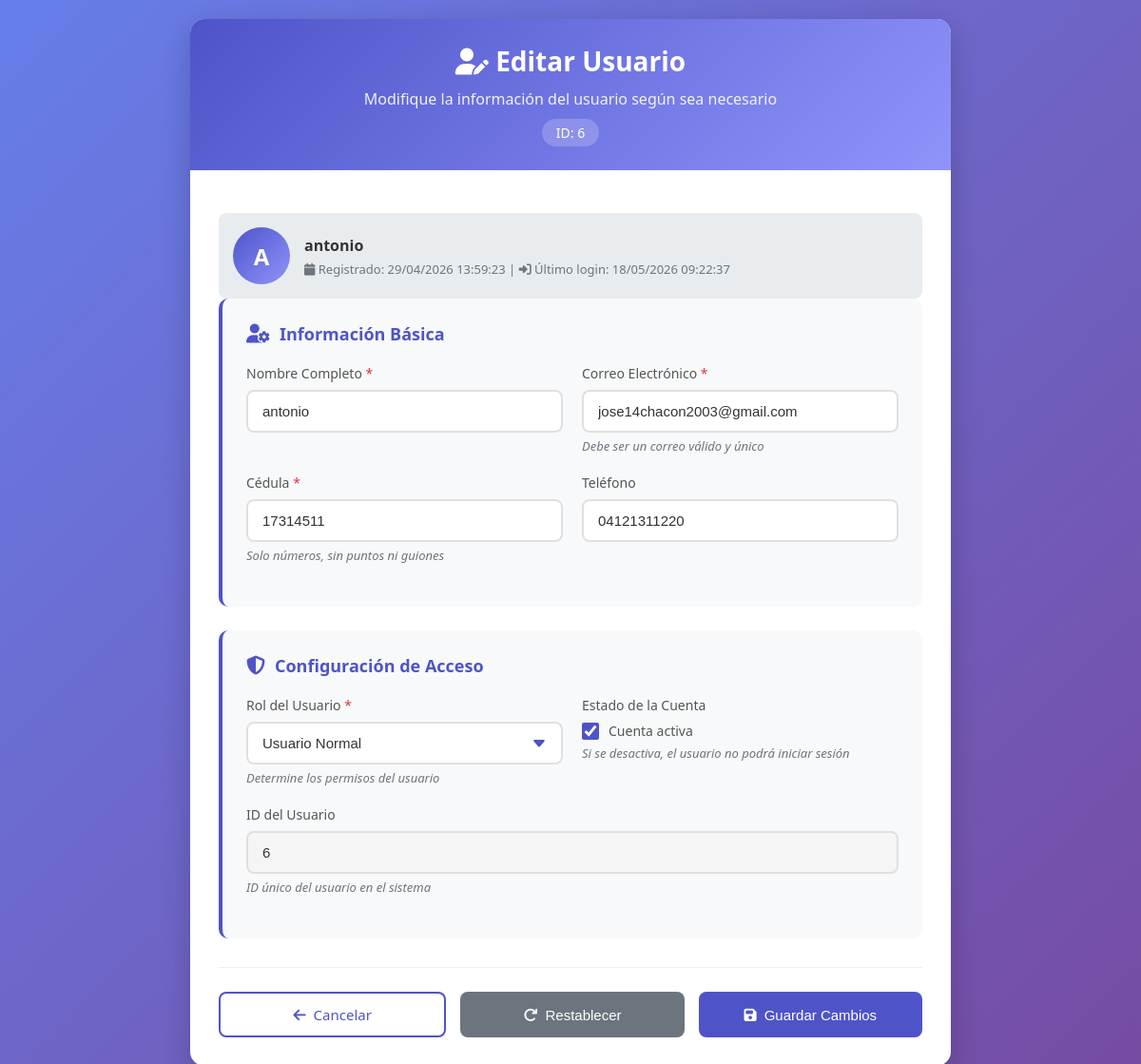
/admin/editar_usuario.php?id=6 (signed in), run on the app's committed database.
### tables this page shows
CREATE TABLE `users` (
  `id` int NOT NULL AUTO_INCREMENT,
  `nombre` varchar(100) NOT NULL,
  `correo` varchar(100) NOT NULL,
  `password` varchar(255) NOT NULL,
  `direccion` varchar(255) DEFAULT NULL,
  `estado` varchar(20) DEFAULT 'activo',
  `cedula` varchar(20) DEFAULT NULL,
  `telefono` varchar(20) DEFAULT NULL,
  `foto_perfil` varchar(255) DEFAULT NULL,
  `rol` varchar(20) DEFAULT 'usuario',
  `is_active` tinyint(1) DEFAULT '1',
  `email_verified` tinyint(1) DEFAULT '0',
  `verification_token` varchar(255) DEFAULT NULL,
  `last_login` datetime DEFAULT NULL,
  `created_at` timestamp NULL DEFAULT CURRENT_TIMESTAMP,
  PRIMARY KEY (`id`),
  UNIQUE KEY `correo` (`correo`),
  UNIQUE KEY `cedula` (`cedula`),
  KEY `idx_users_estado` (`estado`),
  KEY `idx_users_correo` (`correo`)
);

### admin/editar_usuario.php (the view, shortened to what this page needs)
<?php
$id = isset($_GET['id']) ? intval($_GET['id']) : 0;
try {
    $pdo = conectarDB();
    $sql = "SELECT
                id,
                nombre,
                correo,
                telefono,
                rol,
                cedula,
                is_active,
                DATE_FORMAT(created_at, '%d/%m/%Y %H:%i:%s') as fecha_registro,
                DATE_FORMAT(last_login, '%d/%m/%Y %H:%i:%s') as ultimo_login
            FROM users
            WHERE id = ?";
    $stmt = $pdo->prepare($sql);
    $stmt->execute([$id]);
    $user = $stmt->fetch(PDO::FETCH_ASSOC);
} catch (Exception $e) {
    echo "<div class='alert alert-danger'>Error al obtener detalles</div>";
    exit();
}
?>
<!DOCTYPE html>
<html lang="es">
<head>
    <link rel="stylesheet" href="https://cdnjs.cloudflare.com/ajax/libs/font-awesome/6.4.0/css/all.min.css">
</head>
<body>
    <div class="container">
        <div class="header">
            <h1><i class="fas fa-user-edit"></i> Editar Usuario</h1>
            <div class="subtitle">Modifique la información del usuario según sea necesario</div>
            <div class="user-id">ID: <?php echo $user['id']; ?></div>
        </div>
        <div class="content">
            <div class="user-info">
                <div class="user-avatar">
                    <?php echo strtoupper(substr($user['nombre'], 0, 1)); ?>
                </div>
                <div class="user-details">
                    <div class="user-name"><?php echo htmlspecialchars($user['nombre']); ?></div>
                    <div class="user-meta">
                        <i class="fas fa-calendar"></i> Registrado: <?php echo $user['fecha_registro']; ?>
                        <?php if ($user['ultimo_login']): ?>
                            | <i class="fas fa-sign-in-alt"></i> Último login: <?php echo $user['ultimo_login']; ?>
                        <?php endif; ?>
                    </div>
                </div>
            </div>
            <form method="POST" action="">
                <div class="form-section">
                    <div class="section-title">
                        <i class="fas fa-user-cog"></i>
                        Información Básica
                    </div>
                    <div class="form-grid">
                        <div class="form-group">
                            <label for="nombre">Nombre Completo <span style="color: #dc3545;">*</span></label>
                            <input type="text" id="nombre" name="nombre" class="form-control"
                                   value="<?php echo htmlspecialchars($user['nombre']); ?>"
                                   required>
                        </div>
                        <div class="form-group">
                            <label for="correo">Correo Electrónico <span style="color: #dc3545;">*</span></label>
                            <input type="email" id="correo" name="correo" class="form-control"
                                   value="<?php echo htmlspecialchars($user['correo']); ?>"
                                   required>
                            <div class="form-info">Debe ser un correo válido y único</div>
                        </div>
                    </div>
                    <div class="form-grid">
                        <div class="form-group">
                            <label for="cedula">Cédula <span style="color: #dc3545;">*</span></label>
                            <input type="text" id="cedula" name="cedula" class="form-control"
                                   value="<?php echo htmlspecialchars($user['cedula']); ?>"
                                   required pattern="[0-9]{6,10}"
                                   title="Solo números, entre 6 y 10 dígitos">
                            <div class="form-info">Solo números, sin puntos ni guiones</div>
                        </div>
                        <div class="form-group">
                            <label for="telefono">Teléfono</label>
                            <input type="tel" id="telefono" name="telefono" class="form-control"
                                   value="<?php echo htmlspecialchars($user['telefono']); ?>">
                        </div>
                    </div>
                </div>
                <div class="form-section">
                    <div class="section-title">
                        <i class="fas fa-shield-alt"></i>
                        Configuración de Acceso
                    </div>
                    <div class="form-grid">
                        <div class="form-group">
                            <label for="rol">Rol del Usuario <span style="color: #dc3545;">*</span></label>
                            <select id="rol" name="rol" class="form-control" required>
                                <option value="usuario" <?php echo $user['rol'] === 'usuario' ? 'selected' : ''; ?>>Usuario Normal</option>
                            </select>
                            <div class="form-info">Determine los permisos del usuario</div>
                        </div>
                        <div class="form-group">
                            <label>Estado de la Cuenta</label>
                            <div class="checkbox-group">
                                <input type="checkbox" id="is_active" name="is_active"
                                       value="1" <?php echo $user['is_active'] ? 'checked' : ''; ?>>
                                <label for="is_active">Cuenta activa</label>
                            </div>
                            <div class="form-info">Si se desactiva, el usuario no podrá iniciar sesión</div>
                        </div>
                    </div>
                    <div class="form-group">
                        <label for="user_id">ID del Usuario</label>
                        <input type="text" id="user_id" class="form-control readonly-field"
                               value="<?php echo $user['id']; ?>" readonly>
                        <div class="form-info">ID único del usuario en el sistema</div>
                    </div>
                </div>
                <div class="actions">
                    <a href="/proyecto/panel_admin/panel_admin.html?id=<?php echo $user['id']; ?>" class="btn btn-back">
                        <i class="fas fa-arrow-left"></i> Cancelar
                    </a>
                    <button type="reset" class="btn btn-secondary">
                        <i class="fas fa-redo"></i> Restablecer
                    </button>
                    <button type="submit" class="btn btn-primary">
                        <i class="fas fa-save"></i> Guardar Cambios
                    </button>
                </div>
            </form>
        </div>
    </div>
</body>
</html>

### admin/editar_usuario.php (style rules this page uses)
* { margin: 0; padding: 0; box-sizing: border-box; }
body { font-family: 'Segoe UI', Tahoma, Geneva, Verdana, sans-serif; background: linear-gradient(135deg, #667eea 0%, #764ba2 100%); min-height: 100vh; padding: 20px; color: #333; }
.container { max-width: 800px; margin: 0 auto; background: white; border-radius: 15px; box-shadow: 0 10px 30px rgba(0, 0, 0, 0.2); overflow: hidden; }
.header { background: linear-gradient(135deg, #4e54c8, #8f94fb); color: white; padding: 25px; text-align: center; }
.header h1 { font-size: 28px; margin-bottom: 10px; font-weight: 600; }
.header .subtitle { opacity: 0.9; font-size: 16px; }
.user-id { display: inline-block; background: rgba(255, 255, 255, 0.2); padding: 5px 15px; border-radius: 20px; font-size: 14px; margin-top: 10px; }
.content { padding: 30px; }
.form-section { background: #f8f9fa; border-radius: 10px; padding: 25px; margin-bottom: 25px; border-left: 4px solid #4e54c8; }
.section-title { font-size: 18px; color: #4e54c8; margin-bottom: 20px; font-weight: 600; display: flex; align-items: center; gap: 10px; }
.section-title i { font-size: 20px; }
.form-grid { display: grid; grid-template-columns: repeat(auto-fit, minmax(300px, 1fr)); gap: 20px; }
.form-group { margin-bottom: 20px; }
label { display: block; margin-bottom: 8px; font-weight: 500; color: #555; font-size: 14px; }
.form-control { width: 100%; padding: 12px 15px; border: 2px solid #e0e0e0; border-radius: 8px; font-size: 15px; background: white; transition: all 0.3s; color: #333; }
select.form-control { appearance: none; background-repeat: no-repeat; background-position: right 15px center; background-size: 16px; padding-right: 40px; }
.checkbox-group { display: flex; align-items: center; gap: 10px; margin-top: 5px; }
.checkbox-group input[type="checkbox"] { width: 18px; height: 18px; accent-color: #4e54c8; cursor: pointer; }
.checkbox-group label { margin-bottom: 0; cursor: pointer; }
.form-info { font-size: 13px; color: #6c757d; margin-top: 5px; font-style: italic; }
.readonly-field { background: #f5f5f5 !important; cursor: not-allowed; }
.actions { display: flex; gap: 15px; margin-top: 30px; padding-top: 25px; border-top: 1px solid #eee; }
.btn { padding: 12px 25px; border: none; border-radius: 8px; font-size: 15px; font-weight: 500; cursor: pointer; transition: all 0.3s; text-decoration: none; display: inline-flex; align-items: center; gap: 8px; flex: 1; justify-content: center; }
.btn-primary { background: #4e54c8; color: white; }
.btn-secondary { background: #6c757d; color: white; }
.btn-back { background: transparent; color: #4e54c8; border: 2px solid #4e54c8; }
.user-info { display: flex; align-items: center; gap: 15px; margin-top: 15px; padding: 15px; background: #e9ecef; border-radius: 8px; }
.user-avatar { width: 60px; height: 60px; background: linear-gradient(135deg, #4e54c8, #8f94fb); border-radius: 50%; display: flex; align-items: center; justify-content: center; color: white; font-size: 24px; font-weight: bold; }
.user-details { flex: 1; }
.user-name { font-weight: 600; color: #333; margin-bottom: 5px; }
.user-meta { font-size: 13px; color: #6c757d; }

### data on the page
users: id "6", nombre "A", nombre "antonio", correo "jose14chacon2003@gmail.com", cedula "17314511", telefono "04121311220", rol "Usuario Normal", is_active "☑"

### other printed values
$user['fecha_registro'] "29/04/2026 13:59:23"
$user['ultimo_login'] "18/05/2026 09:22:37"
